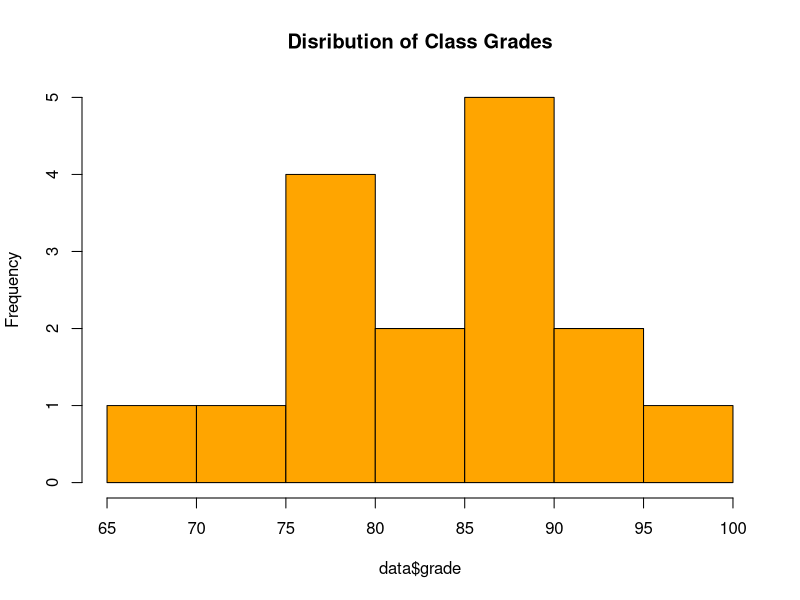
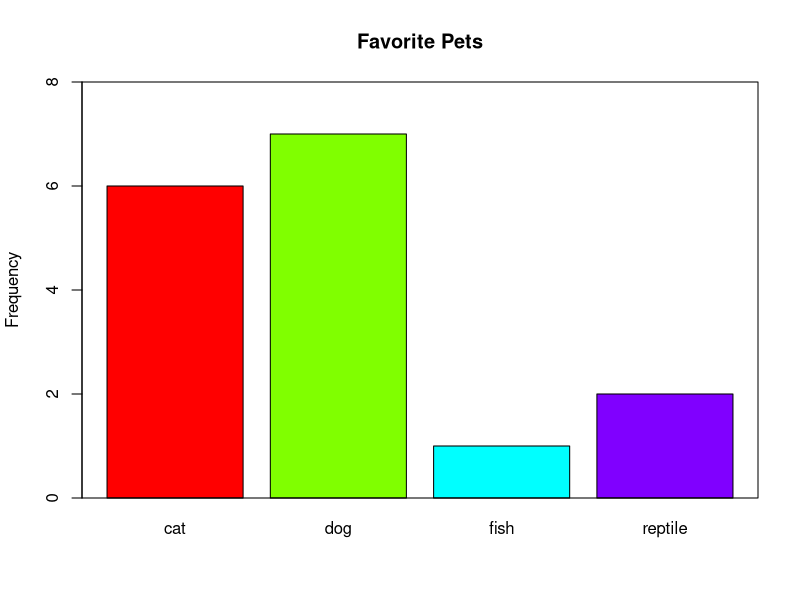
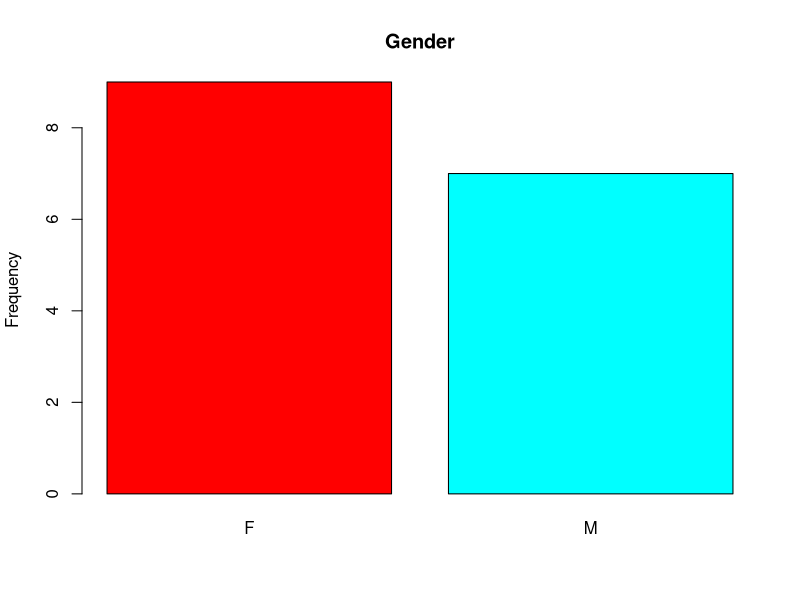
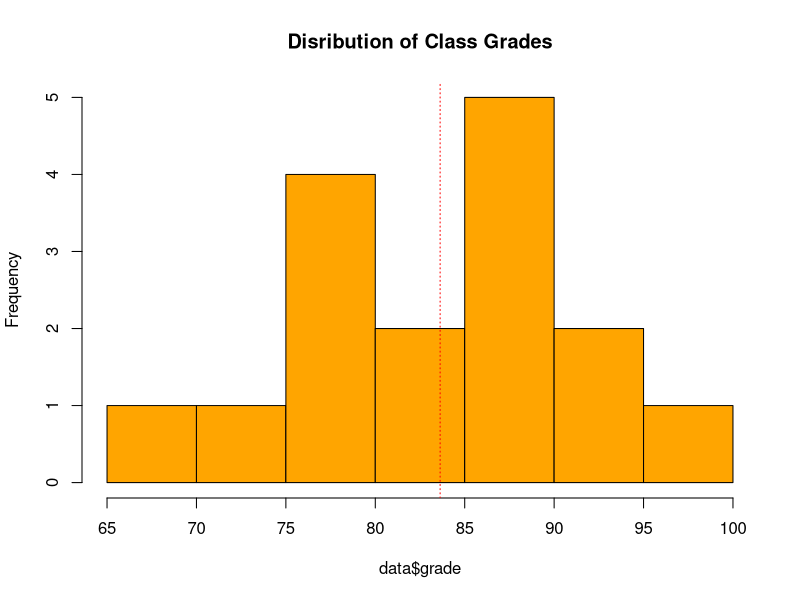
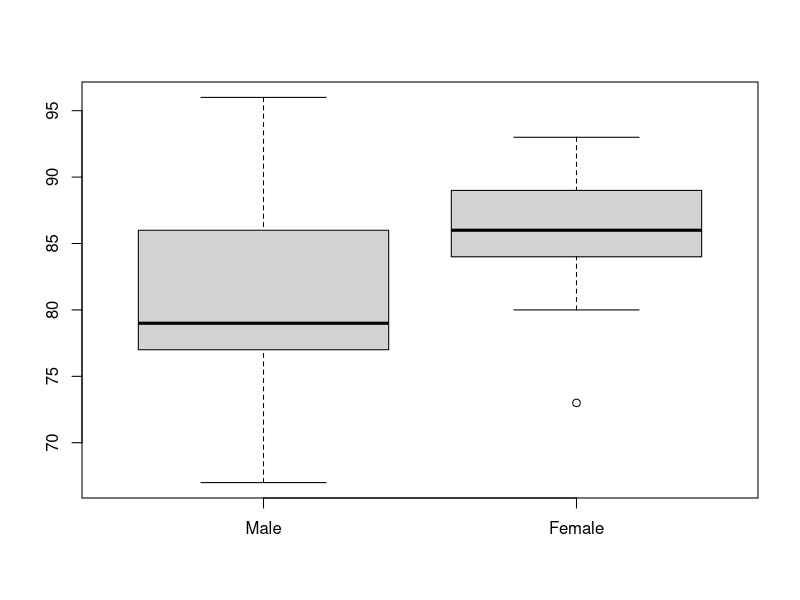
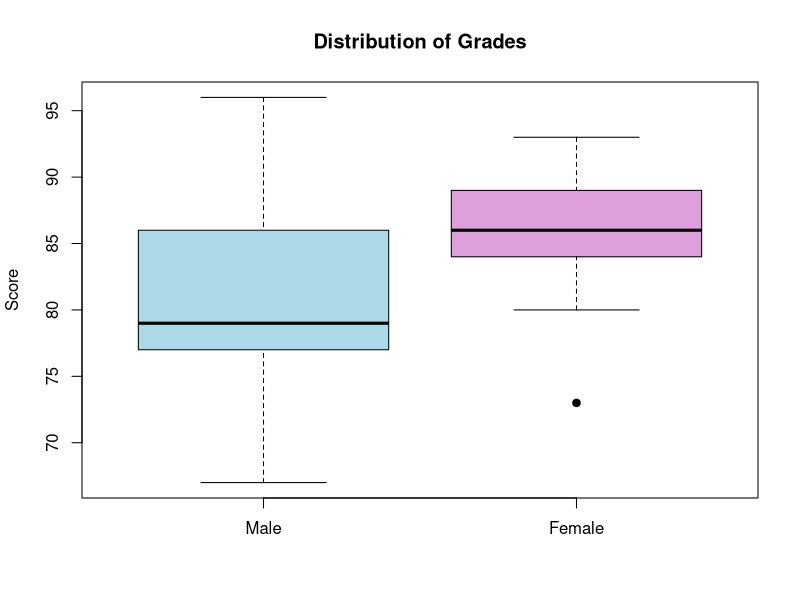
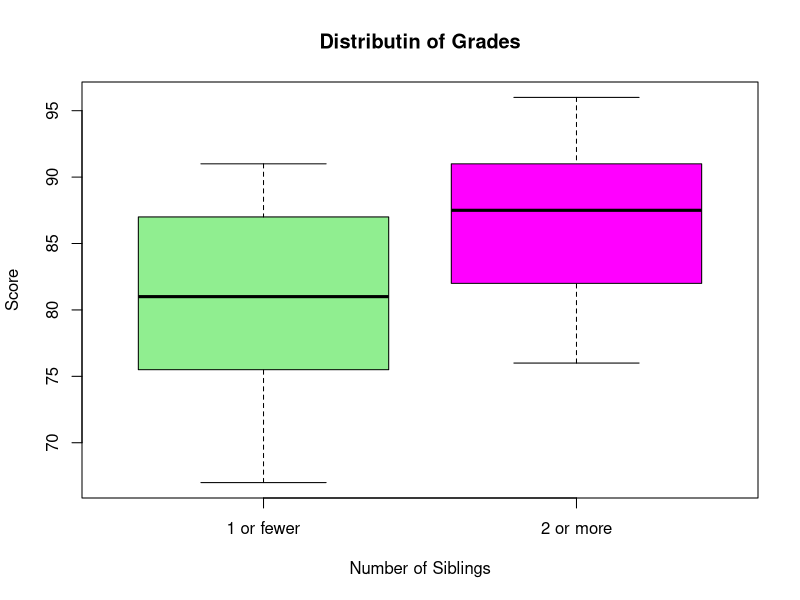
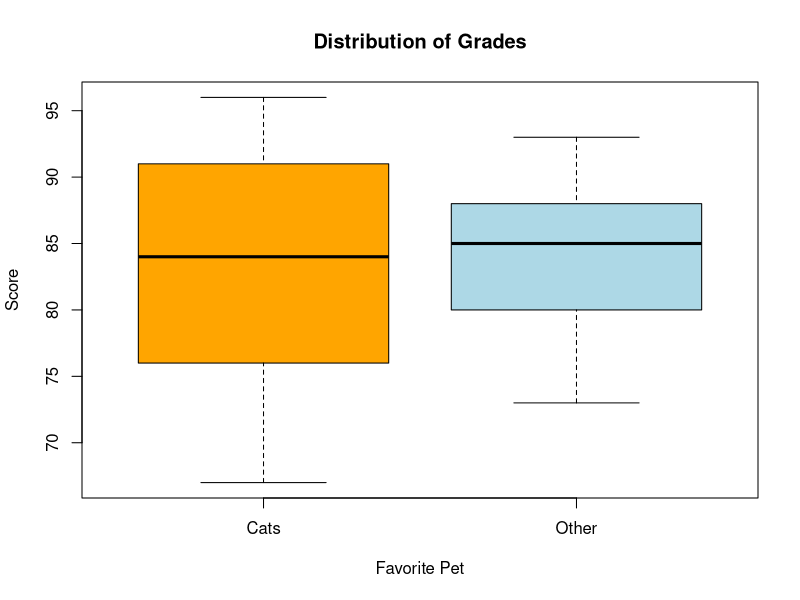

The R script that drew these images, in order:
#########################################################################
##################### Lesson 5 : Subsetting Data ##########################
#########################################################################
#########################################################################

# The goal of this lesson is to learn how to analyze the relationship between
# two numerical variables.  We will learn how to use the R Studio to:
# 5.1: Make data frames
# 5.2: Subset data frames 1
# 5.3: Subset data frames 2


####################### 5.1: Making Data Frames ##########################

# So far, we have only learned how to create a vector, which is a collection 
# of one variable.  Suppose we have more than one variable.  Here use use a 
# data frame. A data frame is a collection of variables from a population, 
# where a row represents one particular individual from the population.

# Suppose we want to compare favorite pet preference by gender.  We sample
# some of our classmates.
 
gender=c("M","M","F","F","F","M","F","F","M","F","F","M","M","F","M","F")
pet=c("cat","dog","dog","fish","dog","cat","dog","reptile","cat","dog","dog","cat","dog","reptile","cat","cat")

# We can now bind these two vectors together into a data frame.

data=data.frame(gender, pet)    # stores it as a data frame

data

### Two -way tables ###

# We can construct a two way table with the following command.

table(gender, pet) 

# Just a note, since we already defined the vectors "gender" and "pet," this
# last command uses those vector, not the data frame "data" that we created.

# One big task that statisticians need to do is to subset our data.  Before we
# do so, let's suppose that in addition to gender and favorite pets, we also 
# asked our classmates about their grade in the class (as a %) and how many
# siblings they have.

grade=c(76, 78, 88, 93, 86, 89, 73, 86, 96, 84, 80, 67, 83, 89, 79, 91)

siblings=c(2, 1, 0, 2, 3, 2, 1, 0, 4, 2, 2, 0, 1, 2, 1, 0)

data=data.frame(gender, pet, grade, siblings)

data

# Now we have a more complicateed data frame. We can see what is in
# the data frame, without having to print out all the data, with the
# str() command, which stands for structure.

str(data)

# Note the $ signs- these are the variables.  Also, it says "factor"
# after the categorical variables and "num" after the numeric variables.  

### The $ sign ###

# The $ sign allows us to call up a column (variable) from a data frame,
# so that it ignores the rest of the data frame.  We start with the name
# of the data frame, followed by the $, then the name of the variable.

data$grade

# Now we are able to calculate the mean and standard deviation of the grades.

mean(data$grade)

sd(data$grade)

# We can also make a histogram.

hist(data$grade, col="orange", main="Disribution of Class Grades")

# Likewise, we can make a barchart of the favorite pets.

barplot(table(data$pet), main="Favorite Pets", col=rainbow(4), ylim=c(0,8), ylab="Frequency")
box()

barplot(table(data$gender), main="Gender", col=rainbow(2), ylab="Frequency")

###################### 5.2: Subsetting Data Frames ##########################

# Let's pull up our data set again.

data

# We can call up specific values in our data set in the following template:
# nameofdataframe[row #,column #]

data[1,1]

data[5,3]

# We can also call up an entire row or collumn by leaving it blank.

data[1,]

data[3,]

data[,1]

data[,3]

# Or we can call multiple rows and/or columns.

data[1:4,]

data[ , 2:3]

data[1:4,1:3]

# Or else we can be selective:

data[c(2,3,6,7),]

data[,c(1,3,4)]

# Usually, we are interested in examining specific variables.  From our current
# data set, suppose we wnat to determine if there is a relationship between
# gender and grade in the course. We would like to be able to subset our data, 
# like finding the average male grade and aver female grade in the course.  We 
# probably also would like to make some plots and compare the spread of the 
# grades males and females.  

# Let's look at the distribution of grades again.

data[ ,3]

data$grade

hist(data$grade, col="orange", main="Disribution of Class Grades")

abline(v=mean(data$grade),col="red", lty=3)

mean(data$grade)

sd(data$grade)

# We can use [ ]'s to subset data.  

# To call a whole row, the format is 
# nameofdataframe$nameofvariable1[nameofdataframe$nameofvariable2 == "leveloffactor"]

 data$grade[data$gender=="M"]
 
 data$grade[data$gender=="F"]
 
 # It is helpful to store it as a new vector.
 
mgr=data$grade[data$gender=="M"]

fgr=data$grade[data$gender=="F"]

mean(mgr)

mean(fgr)

sd(mgr)

sd(fgr)

# We can make a comparitive boxplot.

boxplot(mgr, fgr, names=c("Male","Female"))

boxplot(mgr, fgr, names=c("Male","Female"), col=c("lightblue","plum"), main="Distribution of Grades", ylab="Score", pch=19)

length(mgr)

length(fgr)

# This gives us a nice descriptive way to compare the grades between males
# and females.  Females have a higher median score than males.  There is 
# more variation in the grades of males compared to the grades of females.
# There is a low outlier in the female group.  However, the low outlier
# is still in the female group is still greater than the minimum male grade.

# We will cover analytical techniques, mainly hypothesis testing, in Lesson XXXX.

# Maybe we suspect the number of siblings may have an effect on a student's
# grade in the course.  

data$siblings

# In this case, we may opt to categorize the number of siblings into two 
# groups: 1 or fewer siblings and 2 or more.  

data$grade[data$sibling < 2]

data$grade[data$sibling <= 1]

# Notice that ≤ is written as <= (less than or equal to) 

data$grade[data$sibling > 1]

data$grade[data$sibling >= 2]

sib1gr=data$grade[data$sibling <= 1]

sib2gr=data$grade[data$sibling > 1]

# Now the same descriptive statistics as before.

mean(sib1gr)

mean(sib2gr)

sd(sib1gr)

sd(sib2gr)

# We can make a comparitive boxplot.

boxplot(sib1gr, sib2gr, names=c("1 or fewer","2 or more"), xlab="Number of Siblings", col=c("lightgreen","magenta"), main="Distributin of Grades", ylab="Score", pch=19)

length(mgr)

length(fgr)

##################### 5.3: Subset data frames 2 #############################

# Now we will learn some more advanced techniques to subset our data.  Most
# of this section can be thought of in terms of set theory, like unions, 
# intersections, and compliments of sets.  We will still use our data set from 
# section 5.2.

### Compliments of sets ###

# Suppose we are interested in determining whether there is an association
# between whether people whose favorite pet is a cat and those who do not
# prefer cats.  We can use != for "not equal to."  

data$grade[data$pet=="cat"]

data$grade[data$pet!="cat"]

catlovers=data$grade[data$pet=="cat"]

notcatlovers=data$grade[data$pet!="cat"] 

mean(catlovers)

mean(notcatlovers)

sd(catlovers)

sd(notcatlovers)

boxplot(catlovers, notcatlovers, names=c("Cats","Other"), xlab="Favorite Pet", col=c("orange","lightblue"), main="Distribution of Grades", ylab="Score", pch=19)

### Intersections of sets ###

# Now we can still subset within the cat lovers.  For example, let's compare
# the grades of the males and females of cat lovers. We can use & to 
# obtain the intersection of two sets.

data$grade[data$pet=="cat" & data$gender=="M"]

data$grade[data$pet=="cat" & data$gender=="F"]
 
# We can see that there is only one female cat lover, so we won't run any
# analysis here.

# We can also do:

data$grade[data$pet=="cat" & data$sibling <= 1]

data$grade[data$pet=="cat" & data$sibling > 1]

data$grade[data$pet=="cat" & data$sibling > 1 & data$gender=="M"]

data$grade[data$pet=="cat" & data$sibling > 1 & data$gender=="F"]

data$grade[data$pet=="cat" & data$sibling <= 1 & data$gender=="F"]
